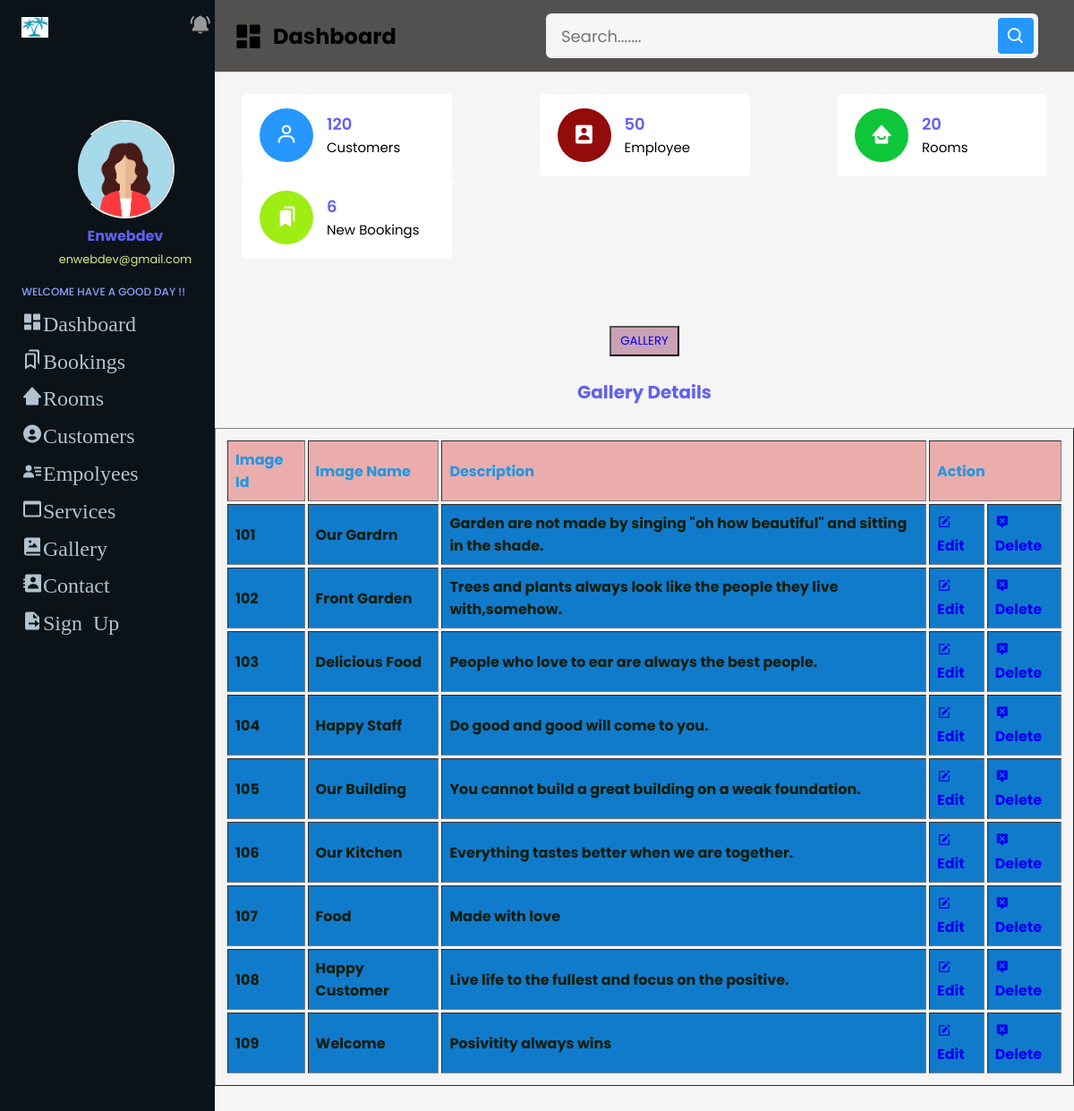
Screenshot of /admin/gview.php (signed in) with the database file from the repository.
### tables this page shows
CREATE TABLE `gallery` (
  `image_id` int(11) NOT NULL,
  `image_name` varchar(50) NOT NULL,
  `description` varchar(150) NOT NULL
);

### admin/gview.php (the view, shortened to what this page needs)
<?php
  require('inc/db_config.php');
?>
<!DOCTYPE html>
<html lang="en">
   <head>
    <?php require('inc/links.php') ?>
  </head>
  <body class="bg-light">
    <?php require('inc/header.php');?>
    <div class="content">
    <br><br><br>
    <center>
    <button type="button" class="btn btn-dark shadow-none text-center"><a href="gallery.php">GALLERY</a></button>
    </center>
          <center>
            <br>
            <h3><u>Gallery Details</u></h3><br>
            <table border="1px" cellpadding="10px" cellspacing="3">
            <tr>
              <th>Image Id</th>
              <th>Image Name</th>
              <th>Description</th>
              <th colspan="2">Action</th>
            </tr>
            <?php
            $sql ="SELECT * FROM gallery";
            $res= mysqli_query($con,$sql);
            $result=mysqli_num_rows($res);
            if($result){
              while($row = mysqli_fetch_array($res)){
                ?>
               <tr>
                 <td><?php echo $row['image_id'];?></td>
                 <td><?php echo $row['image_name'];?></td>
                 <td><?php echo $row['description'];?></td>
                 <td><a href="gupdate.php?image_id=<?php echo $row['image_id'];?>"><i class='bx bxs-edit'></i>Edit</a></td>
                 <td><a onclick="return confirm('Are you sure, you want to delete?')" href="gdelete.php?image_id=<?php echo $row['image_id'];?>"><i class='bx bxs-message-alt-x'></i>Delete</a></td>
                </tr>
               <?php
              }
              }
              ?>
           </table>
            <br><br>
          </center>
        </div>
    </body
</html>

### admin/style.css (style rules this page uses)
:root { --main:orange; --bg:#0B1218; --bg-body:#131D28; }
* { margin: 0; padding: 0; text-decoration: none; list-style-type: none; box-sizing: border-box; font-family: 'Poppins' ,sans-serif; }
h3 { font-size: 20px; color: rgb(97, 97, 239); }
.btn { background:rgb(202, 162, 181); color: rgb(107, 83, 83); padding: 5px 10px; text-align: center; }
table { padding: 10px; }
th { text-align: left; padding: 8px; color: rgb(30, 151, 225); background: rgb(235, 172, 172); }
td { text-align: left; padding: 8px; color: rgb(14, 30, 14); background: rgb(17, 123, 203); font-weight: bold; }

### rows the page displays
gallery: image_id "101", image_name "Our Gardrn", description "Garden are not made by singing \"oh how beautiful\" and sitting in the shade."
gallery: image_id "102", image_name "Front Garden", description "Trees and plants always look like the people they live with,somehow."
gallery: image_id "103", image_name "Delicious Food", description "People who love to ear are always the best people."
gallery: image_id "104", image_name "Happy Staff", description "Do good and good will come to you."
gallery: image_id "105", image_name "Our Building", description "You cannot build a great building on a weak foundation."
gallery: image_id "106", image_name "Our Kitchen", description "Everything tastes better when we are together."
gallery: image_id "107", image_name "Food", description "Made with love"
gallery: image_id "108", image_name "Happy Customer", description "Live life to the fullest and focus on the positive."
gallery: image_id "109", image_name "Welcome", description "Posivitity always wins"
